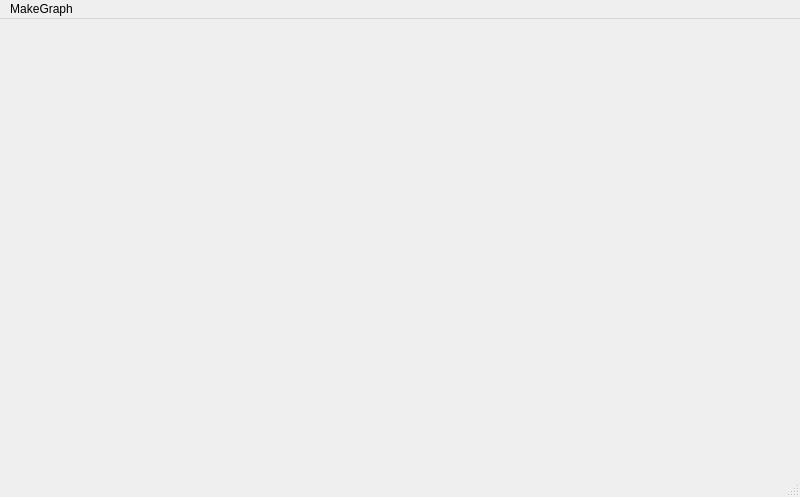
<?xml version="1.0" encoding="UTF-8"?>
<ui version="4.0">
 <class>MainWindow</class>
 <widget class="QMainWindow" name="MainWindow">
  <property name="geometry">
   <rect>
    <x>0</x>
    <y>0</y>
    <width>800</width>
    <height>497</height>
   </rect>
  </property>
  <property name="windowTitle">
   <string>MainWindow</string>
  </property>
  <widget class="QWidget" name="centralwidget"/>
  <widget class="QMenuBar" name="menubar">
   <property name="geometry">
    <rect>
     <x>0</x>
     <y>0</y>
     <width>800</width>
     <height>20</height>
    </rect>
   </property>
   <widget class="QMenu" name="menuMakeGraph">
    <property name="title">
     <string>MakeGraph</string>
    </property>
   </widget>
   <addaction name="menuMakeGraph"/>
  </widget>
  <widget class="QStatusBar" name="statusbar"/>
 </widget>
 <resources/>
 <connections/>
</ui>
